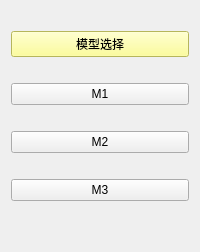
         <widget class="QWidget" name="noiseReductionMenuPage">
          <layout class="QVBoxLayout" name="verticalLayout_22">
           <item>
            <layout class="QVBoxLayout" name="verticalLayout_21">
             <item>
              <spacer name="horizontalSpacer_22">
               <property name="orientation">
                <enum>Qt::Horizontal</enum>
               </property>
               <property name="sizeHint" stdset="0">
                <size>
                 <width>40</width>
                 <height>20</height>
                </size>
               </property>
              </spacer>
             </item>
             <item>
              <widget class="QPushButton" name="pushButton_22">
               <property name="sizePolicy">
                <sizepolicy hsizetype="Minimum" vsizetype="Fixed">
                 <horstretch>0</horstretch>
                 <verstretch>0</verstretch>
                </sizepolicy>
               </property>
               <property name="layoutDirection">
                <enum>Qt::LeftToRight</enum>
               </property>
               <property name="styleSheet">
                <string notr="true">background: rgb(255, 255, 127)</string>
               </property>
               <property name="text">
                <string>模型选择</string>
               </property>
               <property name="autoRepeat">
                <bool>false</bool>
               </property>
               <property name="autoExclusive">
                <bool>false</bool>
               </property>
               <property name="autoRepeatDelay">
                <number>300</number>
               </property>
              </widget>
             </item>
             <item>
              <spacer name="horizontalSpacer_23">
               <property name="orientation">
                <enum>Qt::Horizontal</enum>
               </property>
               <property name="sizeHint" stdset="0">
                <size>
                 <width>40</width>
                 <height>20</height>
                </size>
               </property>
              </spacer>
             </item>
             <item>
              <widget class="QPushButton" name="M1ModelBtn">
               <property name="sizePolicy">
                <sizepolicy hsizetype="Minimum" vsizetype="Fixed">
                 <horstretch>0</horstretch>
                 <verstretch>0</verstretch>
                </sizepolicy>
               </property>
               <property name="layoutDirection">
                <enum>Qt::LeftToRight</enum>
               </property>
               <property name="text">
                <string>M1</string>
               </property>
               <property name="autoRepeat">
                <bool>false</bool>
               </property>
               <property name="autoExclusive">
                <bool>false</bool>
               </property>
               <property name="autoRepeatDelay">
                <number>300</number>
               </property>
              </widget>
             </item>
             <item>
              <spacer name="horizontalSpacer_24">
               <property name="orientation">
                <enum>Qt::Horizontal</enum>
               </property>
               <property name="sizeHint" stdset="0">
                <size>
                 <width>40</width>
                 <height>20</height>
                </size>
               </property>
              </spacer>
             </item>
             <item>
              <widget class="QPushButton" name="M2ModelBtn">
               <property name="sizePolicy">
                <sizepolicy hsizetype="Minimum" vsizetype="Fixed">
                 <horstretch>0</horstretch>
                 <verstretch>0</verstretch>
                </sizepolicy>
               </property>
               <property name="layoutDirection">
                <enum>Qt::LeftToRight</enum>
               </property>
               <property name="text">
                <string>M2</string>
               </property>
               <property name="autoRepeat">
                <bool>false</bool>
               </property>
               <property name="autoExclusive">
                <bool>false</bool>
               </property>
               <property name="autoRepeatDelay">
                <number>300</number>
               </property>
              </widget>
             </item>
             <item>
              <spacer name="horizontalSpacer_25">
               <property name="orientation">
                <enum>Qt::Horizontal</enum>
               </property>
               <property name="sizeHint" stdset="0">
                <size>
                 <width>40</width>
                 <height>20</height>
                </size>
               </property>
              </spacer>
             </item>
             <item>
              <widget class="QPushButton" name="M3ModelBtn">
               <property name="sizePolicy">
                <sizepolicy hsizetype="Minimum" vsizetype="Fixed">
                 <horstretch>0</horstretch>
                 <verstretch>0</verstretch>
                </sizepolicy>
               </property>
               <property name="layoutDirection">
                <enum>Qt::LeftToRight</enum>
               </property>
               <property name="text">
                <string>M3</string>
               </property>
               <property name="autoRepeat">
                <bool>false</bool>
               </property>
               <property name="autoExclusive">
                <bool>false</bool>
               </property>
               <property name="autoRepeatDelay">
                <number>300</number>
               </property>
              </widget>
             </item>
             <item>
              <spacer name="verticalSpacer_8">
               <property name="orientation">
                <enum>Qt::Vertical</enum>
               </property>
               <property name="sizeHint" stdset="0">
                <size>
                 <width>20</width>
                 <height>40</height>
                </size>
               </property>
              </spacer>
             </item>
            </layout>
           </item>
          </layout>
         </widget>
